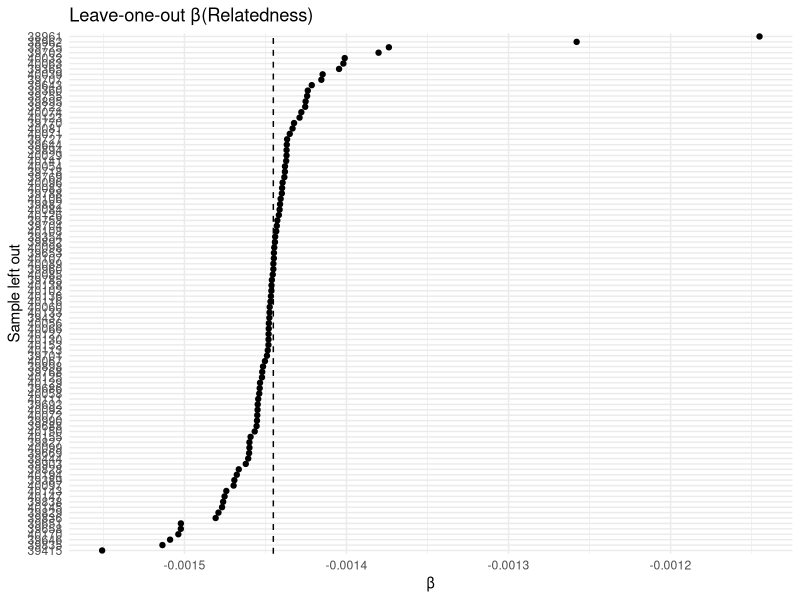

Write the R code that produced this figure.

library(tidyverse)
library(broom)
library(openxlsx)


DNAm_Age = read.xlsx("./data/DNAm_Age.xlsx")

DNAm_Age <- DNAm_Age %>%
  mutate(
    Sex = as.factor(Sex),
    Relatedness = as.numeric(Relatedness),
    Age = as.numeric(Age)
  )


m0 <- lm(DNAmAgeTailFinal ~ Age + Sex, data = DNAm_Age)

DNAm_Age$EAA <- resid(m0)

jack <- sapply(1:nrow(DNAm_Age), function(i) {
  coef(lm(EAA ~ Relatedness, data = DNAm_Age[-i, ]))["Relatedness"]
})
jack_df <- tibble(Sample=DNAm_Age$ExternalSampleName, beta=jack)

write.xlsx(list("Jackknife_Beta"=jack_df), "tables/Jackknife_Beta.xlsx")

p <- ggplot(jack_df, aes(reorder(Sample,beta), beta)) +
  geom_point() + coord_flip() +
  geom_hline(yintercept=coef(lm(EAA ~ Relatedness, data = DNAm_Age))["Relatedness"], lty=2) +
  labs(title="Leave-one-out β(Relatedness)", x="Sample left out", y="β") +
  theme_minimal()
ggsave("figures/Fig_Jackknife.png", p, width=6, height=6, dpi=600)
